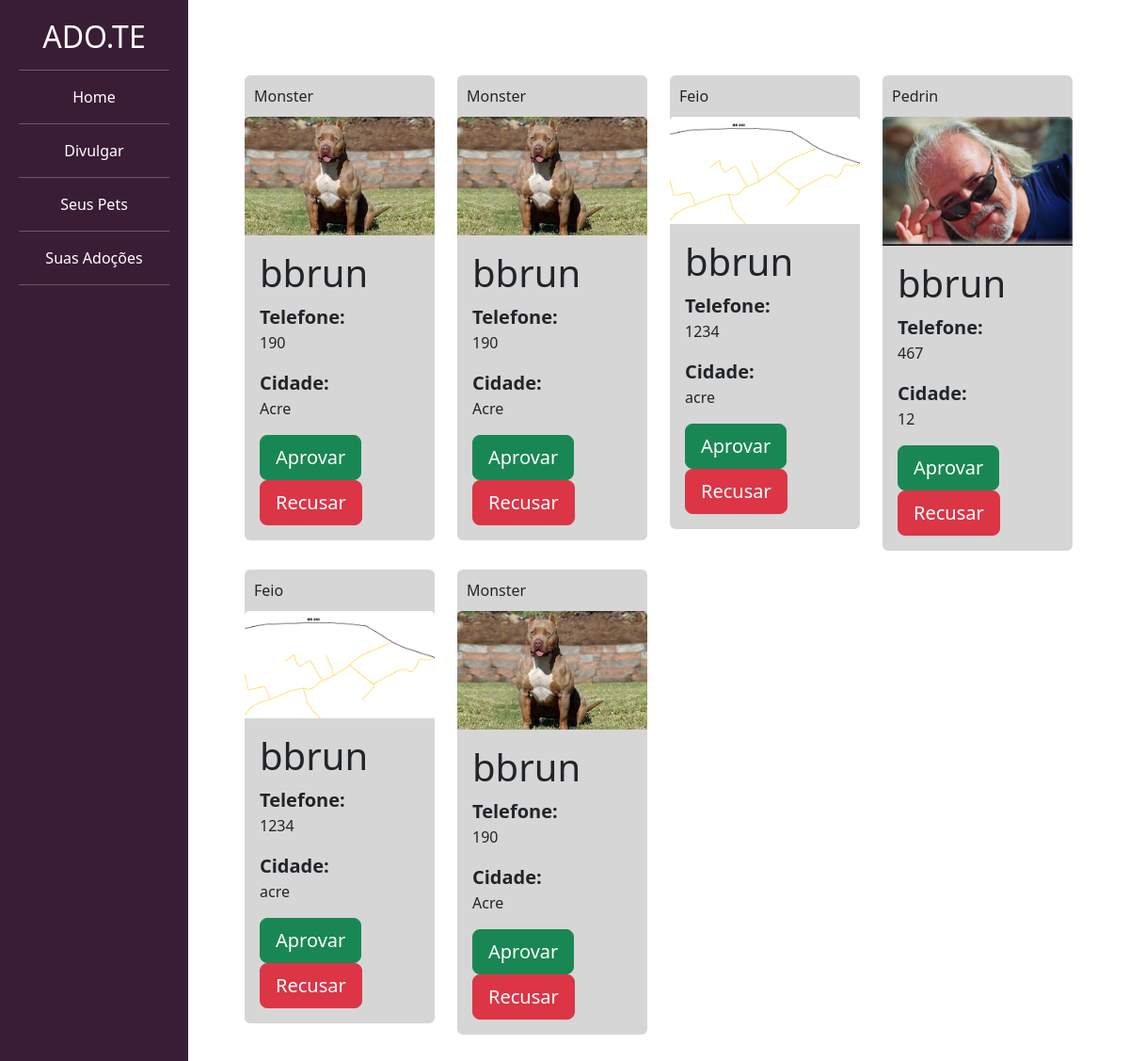
Page /ver_pedido_adocao/ (signed in) on the committed database.
### adotar/models.py (models this page shows)
class PedidoAdocao(models.Model):
    choices_status = (
        ('AG', 'Aguardando aprovação'),
        ('AP', 'Aprovado'),
        ('R', 'Recusado')
    )
    pet = models.ForeignKey(Pet, on_delete=models.DO_NOTHING)
    usuario = models.ForeignKey(User, on_delete=models.DO_NOTHING)
    data = models.DateTimeField()
    status = models.CharField(max_length=2, choices=choices_status, default='AG')

### divulgar/models.py (models this page shows, shortened)
class Pet(models.Model):
    choices_status = (('P', 'Para adoção'),
                      ('A', 'Adotado'))
    usuario = models.ForeignKey(User, on_delete=models.DO_NOTHING)
    foto = models.ImageField(upload_to="fotos_pets")
    nome = models.CharField(max_length=100)
    descricao = models.TextField()
    estado = models.CharField(max_length=50)
    cidade = models.CharField(max_length=50)
    telefone = models.CharField(max_length=50)
    tags = models.ManyToManyField(Tag)
    raca = models.ForeignKey(Raca, on_delete=models.DO_NOTHING)
    status = models.CharField(max_length=1, choices=choices_status, default='P')

### adotar/views.py (the view)
# urls.py: path('ver_pedido_adocao/', views.ver_pedido_adocao, name="ver_pedido_adocao"),
@login_required
def ver_pedido_adocao(request):
    if request.method == "GET":
        pedidos = PedidoAdocao.objects.filter(usuario=request.user).filter(status="AG")
        return render(request, 'ver_pedido_adocao.html', {'pedidos': pedidos})

### templates/ver_pedido_adocao.html (shortened to what this page needs)
{% load static %}
<!doctype html>
<html lang="pt-BR">
    <head>
    <link href="https://cdn.jsdelivr.net/npm/bootstrap@5.3.0-alpha1/dist/css/bootstrap.min.css" rel="stylesheet">
    <link href="{% static 'css/cadastro.css' %}" rel="stylesheet">
    <link href="{% static 'divulgar/css/novo_pet.css' %}" rel="stylesheet">
    <link href="{% static 'divulgar/css/seus_pet.css' %}" rel="stylesheet">
    <link href="{% static 'adotar/css/listar_pet.css' %}" rel="stylesheet">
    </head>
    <body>
        <div class="container-fluid">
            <div class="row">
                <div class="col-md-2 bg-side-plataforma sidebar">
                    <h2>ADO.TE</h2>
                    <hr>
                    <a class="nav-link text-white" href ="{%url 'listar_pets'%}">Home</a>
                    <hr />
                    <a class="nav-link text-white" href ="{%url 'cadastroPet'%}">Divulgar</a>
                    <hr />
                    <a class="nav-link text-white" href ="{%url 'seus_pets'%}">Seus Pets</b></a>
                    <hr />
                    <a class="nav-link text-white" href ="{%url 'ver_pedido_adocao'%}">Suas Adoções</a>
                    <hr />
                </div>
                <div style="padding:60px" class="col-md">
                    <div class="row">
                        {% for pedido in pedidos %}
                            <div class="col-md-3" style="margin-top: 20px;">
                                <div class="card" style="background-color: #D6D6D6; border:none;">
                                    <div style="padding:10px">
                                        <span clas="span-bold">{{pedido.pet.nome}}</span>
                                    </div>
                                    <img class="card-img-top" src="{{pedido.pet.foto.url}}">
                                    <div class="card-body">
                                        <h1 class="card-title">{{pedido.usuario.username}}</h1>
                                        <span class="span-bold2">Telefone:</span>
                                        <p>{{pedido.pet.telefone}}</p>
                                        <span class="span-bold2">Cidade:</span>
                                        <p>{{pedido.pet.cidade}}</p>
                                        <a href="" class="btn btn-success btn-lg">Aprovar</a>
                                        <a href="" class="btn btn-danger btn-lg">Recusar</a>
                                    </div>
                                </div>
                            </div>
                        {% endfor %}
                    </div>
                </div>
            </div>
        </div>
    </body>
</html>

### templates/static/divulgar/css/novo_pet.css (style rules this page uses)
.sidebar { text-align: center; padding: 20px; }

### templates/static/adotar/css/listar_pet.css (style rules this page uses)
.span-bold2 { font-weight: bold; font-size: 20px; }
.bg-side-plataforma { background-color: #391D34; color: white; }

### rows in the picture
PedidoAdocao: pet.nome "Monster", pet.foto (picture), usuario.username "bbrun", pet.telefone "190", pet.cidade "Acre"
PedidoAdocao: pet.nome "Monster", pet.foto (picture), usuario.username "bbrun", pet.telefone "190", pet.cidade "Acre"
PedidoAdocao: pet.nome "Feio", pet.foto (picture), usuario.username "bbrun", pet.telefone "1234", pet.cidade "acre"
PedidoAdocao: pet.nome "Pedrin", pet.foto (picture), usuario.username "bbrun", pet.telefone "467", pet.cidade "12"
PedidoAdocao: pet.nome "Feio", pet.foto (picture), usuario.username "bbrun", pet.telefone "1234", pet.cidade "acre"
PedidoAdocao: pet.nome "Monster", pet.foto (picture), usuario.username "bbrun", pet.telefone "190", pet.cidade "Acre"
